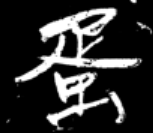
#> input picture src/project/project01/resources/test_imgs/dan.jpg, 153 x 133 px; its folder holds 4 pictures in this run
$ jupyter execute --allow-errors 6.hog+svm.ipynb
#> lines starting #> are read from the running program, lines starting #| are printed output that depends on the picture
### src/utils/image.py
import cv2
import numpy as np


def read_image(file_path: str):
    """
    解决cv2读取中文路径失败的问题
    """
    raw_data = np.fromfile(file_path, dtype=np.uint8)
    img = cv2.imdecode(raw_data, -1)

    return img

### src/project/project01/6.hog+svm.ipynb
# HOG + SVM 毛笔书体检测

**训练数据存放于阿里网盘中 /训练数据/毛笔书体训练数据.zip**

- 读取数据
- 提取HOG特征
- 送至SVM训练
- 评估模型
- 保存模型
- 可视化训练效果

[cell 1]
import os
import sys

sys.path.insert(0, os.path.dirname(os.path.dirname(os.path.abspath("."))))

[cell 2]
# 导入模块
import random

import cv2
import pathlib
import matplotlib.pyplot as plt

import pylab
import joblib
import pandas as pd
import seaborn as sn


from sklearn import svm
from sklearn.model_selection import train_test_split
from sklearn.metrics import accuracy_score, confusion_matrix

from skimage import exposure
from skimage.feature import hog

from utils.image import read_image

pylab.rcParams["font.sans-serif"] = ["SimHei"]

[cell 3]
# 指定训练数据文件夹
train_data_path = pathlib.Path("E:\TrainData\毛笔书体训练数据")

[cell 4]
chen_img_path = pathlib.Path(train_data_path, "草书", "陈", "智永_6a3c02fcf9f72ac36f3bd971c593b1d07eed2898.jpg")
#> (the rest of this cell did not finish here and is left out)

#> (a cell that did not finish here is left out)

## 提取HOG特征

#> (a cell that did not finish here is left out)

[cell 7]
for index, item in enumerate(train_data_path.glob("*")):
    print(index, item)

[cell 8]
# 特征列表
feature_list = []
# 标签列表
label_list = []
# 类别标签的映射关系
label_map = {}

for index, item in enumerate(train_data_path.glob("*")):
    # 字体类别
    style = item.name
    # 保存映射关系
    label_map[index] = style
    # 遍历每个类别下的所有图片文件
    file_list = list(item.glob("**/*"))
    # 随机打乱文件获取有限的图片
    random.shuffle(file_list)

    # 选取前1000个文件
    selected_files = file_list[:3000]

    print(f"开始遍历 {style} 风格的图片特征")

    # 遍历选择的文件进行特征提取
    for file_path in selected_files:
        if not file_path.is_file():
            continue

        # 读取图片内容, 进行灰度处理
        image = read_image(str(file_path))
        # 缩放
        image = cv2.resize(image, (100, 100))
        # 灰度
        image = cv2.cvtColor(image, cv2.COLOR_BGR2GRAY)

        # 提取hog特征
        fd = hog(image=image, orientations=4, pixels_per_cell=(6, 6), cells_per_block=(2, 2))

        # 添加类别标签
        label_list.append(index)
        # 添加特征
        feature_list.append(fd)

## SVM模型训练

#> (a cell that did not finish here is left out)

[cell 10]
# 训练,  核函数, rbf: 0.7568590350047304, linear: 0.6830652790917692, poly: 0.7464522232734153
cls = svm.SVC(kernel="rbf")
#> (the rest of this cell did not finish here and is left out)

#> (a cell that did not finish here is left out)

#> (a cell that did not finish here is left out)

## 保存模型

[cell 13]
joblib.dump(cls, "./models/hog_svm.joblib")

[cell 14]
cls = joblib.load("./models/hog_svm.joblib")

#> (a cell that did not finish here is left out)

#> (a cell that did not finish here is left out)

#> (a cell that did not finish here is left out)

## 预测马晓楠同学的书法风格

[cell 18]
file_path = pathlib.Path("./resources/test_imgs/dan.jpg")

[cell 19]
image = read_image(file_path)
#> in read_image, img is the input picture: shape (133, 153, 4); mean B, G, R, A 47, 47, 47, 255
image = cv2.resize(image, (100, 100))
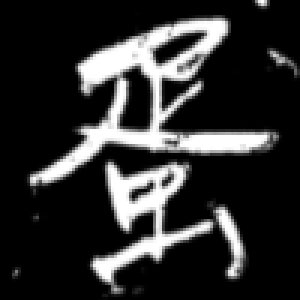
#> image: shape (100, 100, 4) (shown 3 times larger); mean B, G, R, A 46.9, 46.9, 46.9, 255
image = cv2.cvtColor(image, cv2.COLOR_BGR2GRAY)
#> image: shape (100, 100)

[cell 20]
plt.imshow(image, cmap=plt.cm.gray)

[cell 21]
fd = hog(image=image, orientations=4, pixels_per_cell=(6, 6), cells_per_block=(2, 2))
#> fd = 3600 values, max 1 at index 94, min 0 at index 0, mean 0.128
